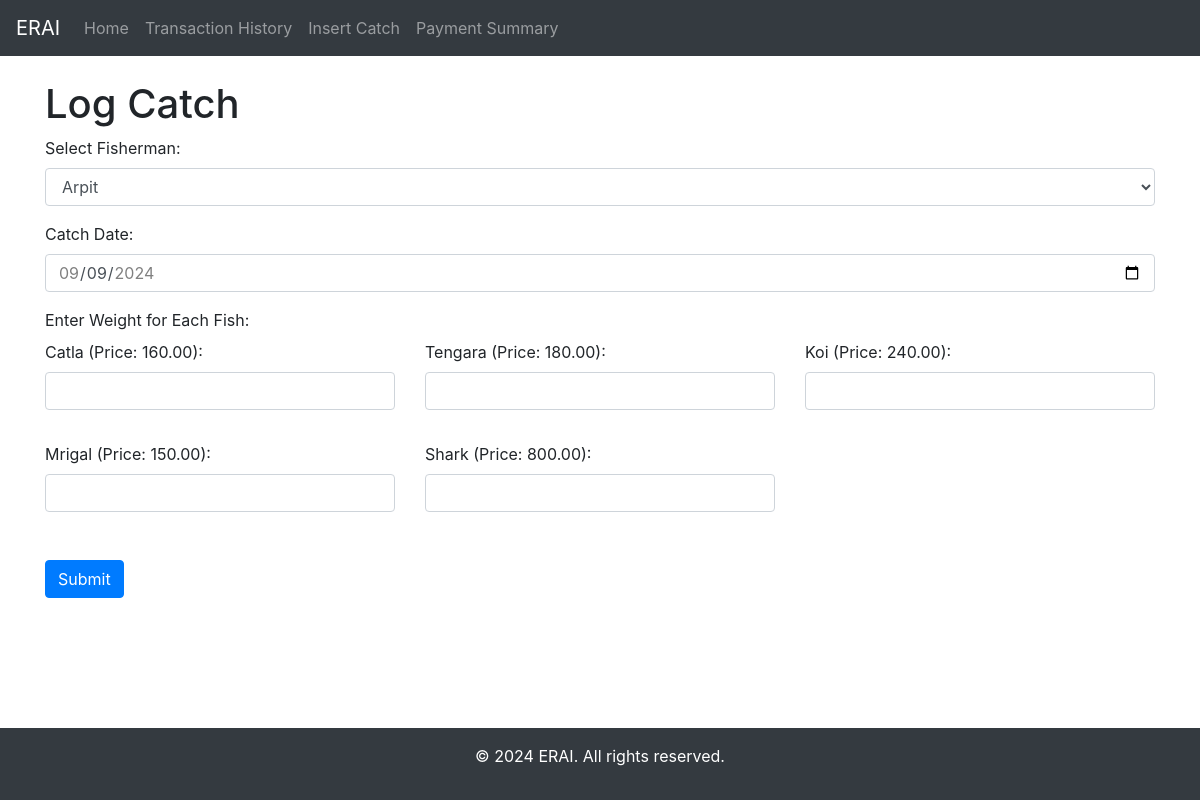
Page /log_catch/ on the earlier database version.
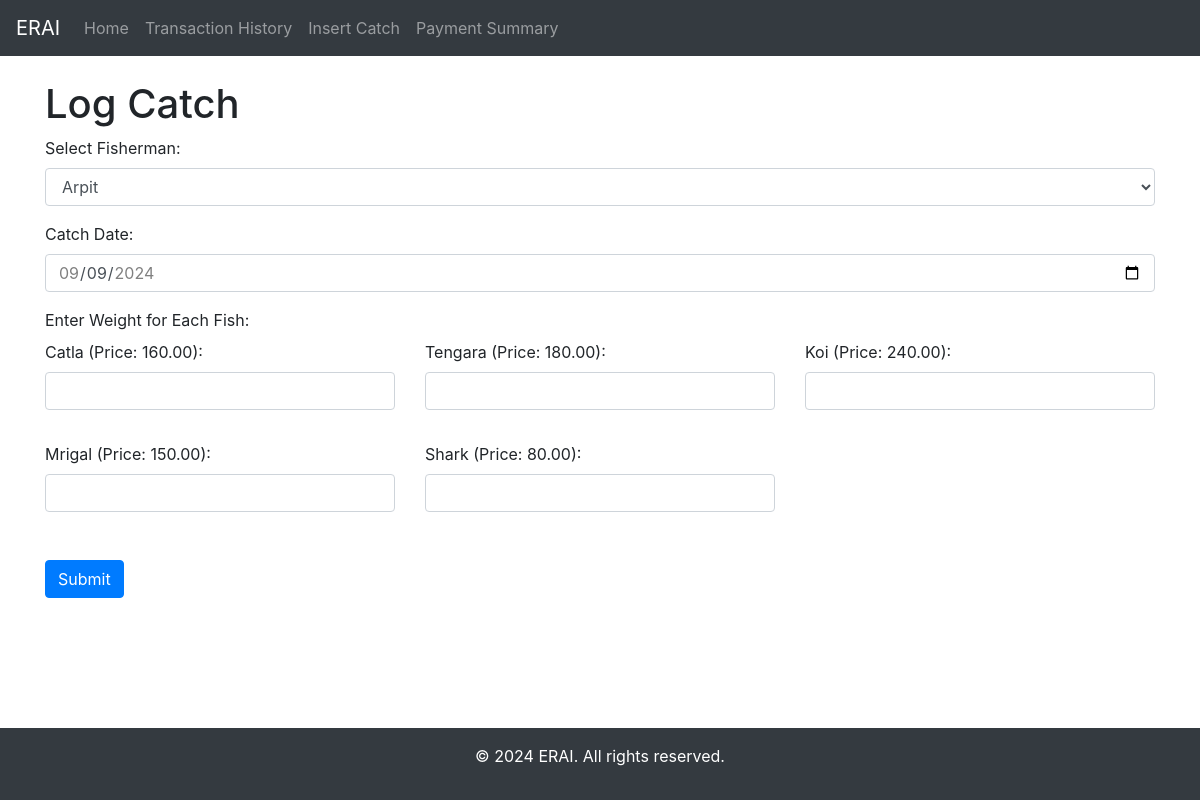
Same page on the later database version.
### myApp/models.py (models this page shows, shortened)
class Fish(models.Model):
    name = models.CharField(max_length=255)
    price = models.DecimalField(max_digits=10, decimal_places=2)
    royalty_amount = models.DecimalField(max_digits=10, decimal_places=2, default=0.00)

### myApp/views.py (the view)
# urls.py: path('log_catch/', log_catch, name='log_catch'),
def log_catch(request):
    if request.method == 'POST':
        fisherman_id = request.POST.get('fisherman')
        fisherman = Fisherman.objects.get(id=fisherman_id)
        fish_ids = [fish.id for fish in Fish.objects.all()]
        for fish_id in fish_ids:
            weight = request.POST.get(f'weight_{fish_id}')
            if weight and float(weight) > 0:
                fish = Fish.objects.get(id=fish_id)
                Catch.objects.create(
                    fisherman=fisherman,
                    fish=fish,
                    catch_date=timezone.now().date(),
                    weight=weight,
                    is_paid=False
                )
        messages.success(request, "Catch successfully logged.")
        return redirect("log_catch")
    else:
        fishermen = Fisherman.objects.all()
        fish_list = Fish.objects.all()
        return render(request, 'catchByFisherman.html', {'fishermen': fishermen, 'fish_list': fish_list})

### myApp/templates/catchByFisherman.html (shortened to what this page needs)
{% extends 'base.html' %}
{% block content %}
    <h1>Log Catch</h1>
    <form method="post" action="{% url 'log_catch' %}">
        <div class="form-group">
            <label for="fisherman">Select Fisherman:</label>
            <select name="fisherman" id="fisherman" class="form-control" required>
                {% for fisherman in fishermen %}
                    <option value="{{ fisherman.id }}">{{ fisherman.name }}</option>
                {% endfor %}
            </select>
        </div>
        <div class="form-group">
            <label for="catch_date">Catch Date:</label>
            <input type="date" id="catch_date" name="catch_date" class="form-control" required>
        </div>
        <div class="form-group">
            <label for="fish_weights">Enter Weight for Each Fish:</label>
            <div class="row" id="fish_weights">
                {% for fish in fish_list %}
                    <div class="col-md-4 mb-3">
                        <div class="form-group">
                            <label for="weight_{{ fish.id }}">{{ fish.name }} (Price: {{ fish.price }}):</label>
                            <input type="number" name="weight_{{ fish.id }}" id="weight_{{ fish.id }}" class="form-control" step="0.01" min="0">
                        </div>
                    </div>
                {% endfor %}
            </div>
        </div>
        <button type="submit" class="btn btn-primary">Submit</button>
    </form>
{% endblock %}

Differences in the rows shown:
changed Fish "Shark": price "800.00" → "80.00"
